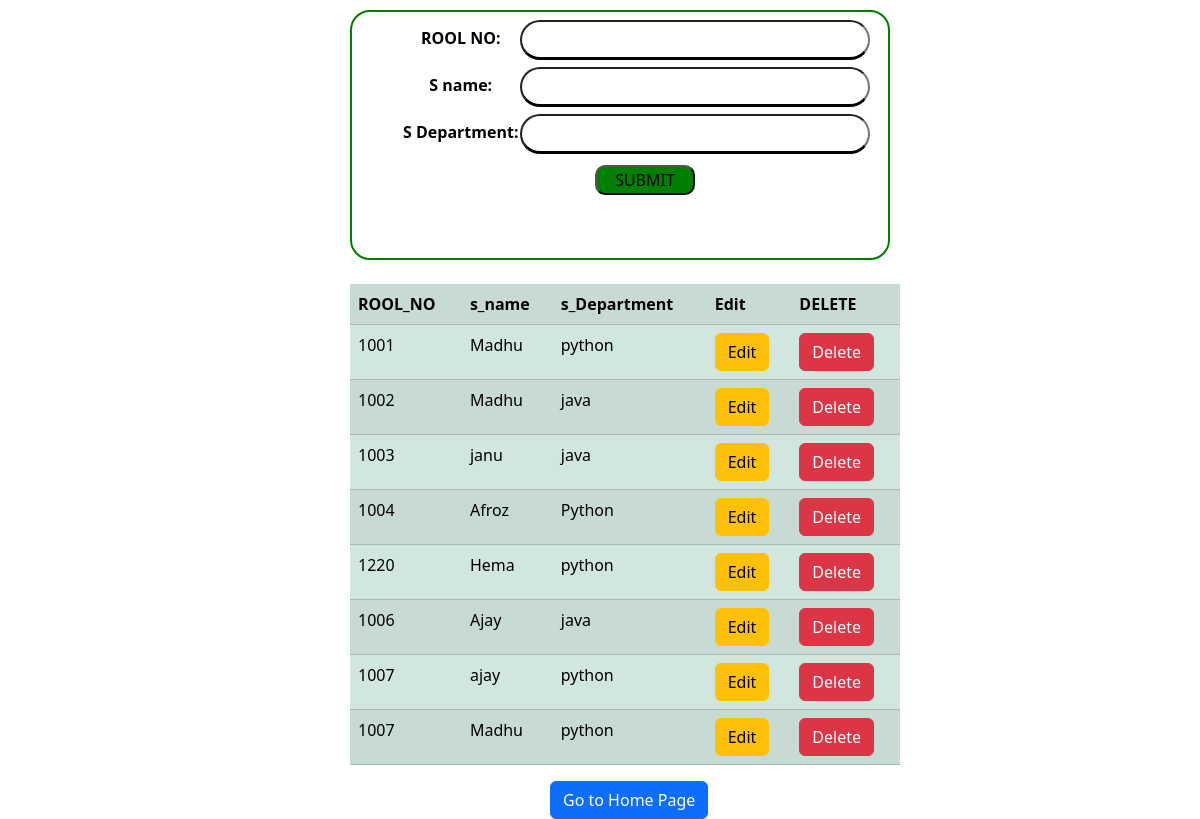
The app's page /new_student, older data.
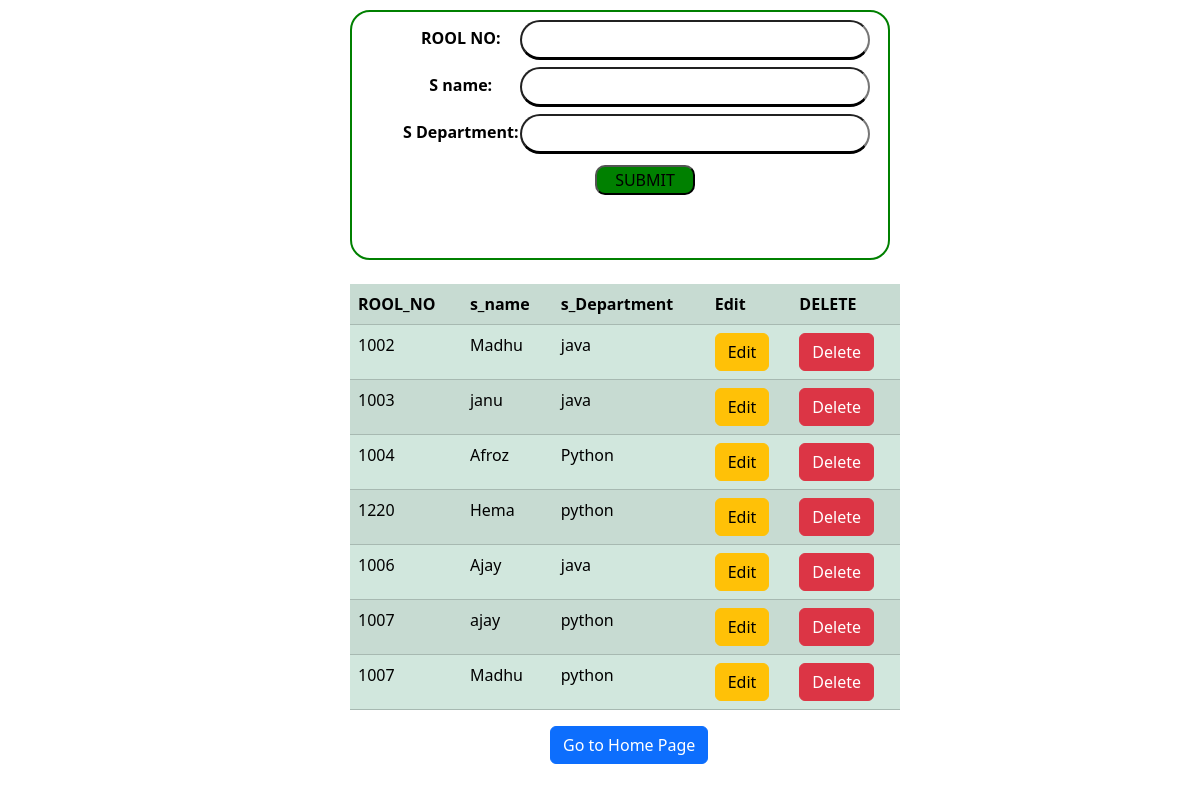
The same page, newer data.
### application1/models.py (models this page shows, shortened)
class students(models.Model):
    ROOL_NO=models.CharField(max_length=4)
    s_name=models.CharField(max_length=20)
    s_Department=models.CharField(max_length=20)

### application1/views.py (the view)
# urls.py: path('new_student',new_student,name='new_student'),
def new_student(request):
    data101=students.objects.all()
    form=studentsFORMS()
    if request.method=='POST':
        form= studentsFORMS(request.POST,request.FILES)
        if form.is_valid():
            form.save()
    context={
        'data101':data101,
        'form':form,
    }
    return render(request,'frontend/students.html',context)

### application1/forms.py
class studentsFORMS(forms.ModelForm):
    class Meta:
        model = students
        fields = '__all__'

### templates/frontend/students.html (shortened to what this page needs)
{% load static %}
<!DOCTYPE html>
<html lang="en">
<head>
    <link href="https://cdn.jsdelivr.net/npm/bootstrap@5.3.3/dist/css/bootstrap.min.css" rel="stylesheet">
    <link rel="stylesheet" href="{% static 'CSS/style1.css' %}">
</head>
<body class="bodystudent">
    <div class="students">
    <form method="post">
        <table>
            <tr>
                <td>{{ form.as_table }}</td>
            </tr>
        </table>
        <input type="submit" value="SUBMIT">
    </form>
    </div>
<br>
<table class="table table-success table-striped" style="width:550px;margin-left:350px;" >
    <tr>
        <th>ROOL_NO</th>
        <th>s_name</th>
        <th>s_Department</th>
        <th>Edit</th>
        <th>DELETE</th>
    </tr>
    {% for x in data101 %}
    <tr>
        <td>{{x.ROOL_NO}}</td>
        <td>{{x.s_name}}</td>
        <td>{{x.s_Department}}</td>
        <td><a href="{% url 'edit' x.id %}" class="btn btn-warning" >Edit</a></td>
        <td><a href="{% url 'delete' x.pk%}" class="btn btn-danger"   onclick="valid()">Delete</a></td>
    </tr>
    {% endfor %}
</table>
<a href="{% url 'home' %}" style="text-align: center;margin-left:550px;" class="btn btn-primary">Go to Home Page</a>
</body>
</html>

Row changes from the older to the newer data that the page shows:
removed students: ROOL_NO "1001", s_name "Madhu", s_Department "python"
